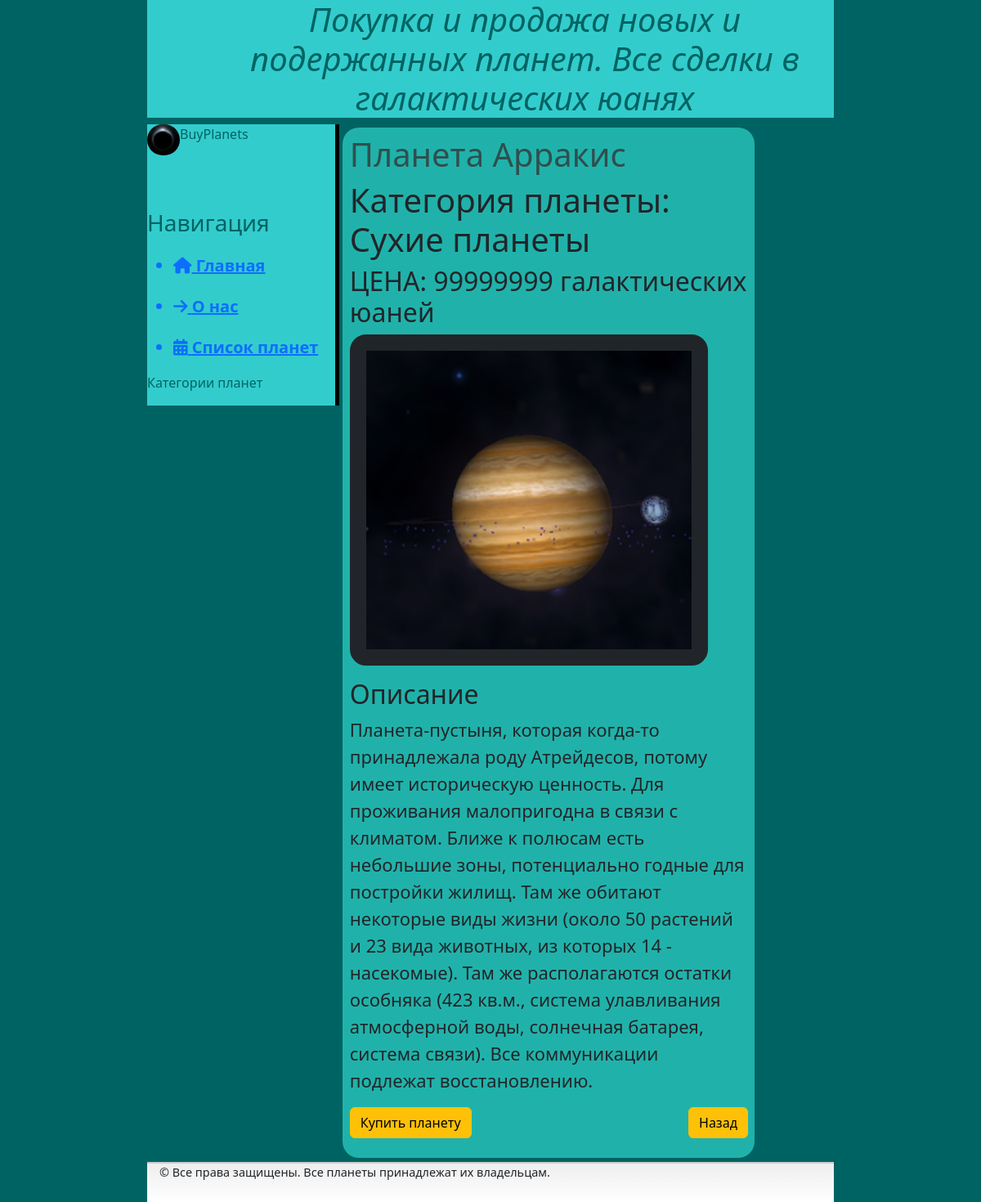
Page /planet/1/ on the committed database.
### buy_planet/models.py (models this page shows, shortened)
class Planet(models.Model):
    name = models.CharField('Название',max_length=15)
    price = models.IntegerField('Цена')
    cat = models.ForeignKey('Category', on_delete=models.PROTECT, null=True, verbose_name='Категория')
    description = models.TextField('Описание')
    photo = models.ImageField(blank=True, upload_to='photos', verbose_name='Фото')
    bought = models.TextField('Покупка', null=True)
    class Meta:
        verbose_name = 'Планета'
        verbose_name_plural = 'Планеты'

class Category(models.Model):
    cat = models.CharField(max_length=255, db_index=True)
    def __str__(self):
        return self.cat
    class Meta:
        verbose_name = 'Категория'
        verbose_name_plural = 'Категории'

### buy_planet/views.py (the view)
# urls.py: path('planet/<int:planet_id>/', views.show_planet, name='planet'),
def show_planet(request, planet_id): # переменная р не имеет значения!
    planet = get_object_or_404(Planet, pk=planet_id)
    return render(request, 'buy_planet/view_planet.html', {'title': planet.name, 'planet': planet})

### buy_planet/templates/buy_planet/view_planet.html (shortened to what this page needs)
{% extends 'buy_planet/common_template.html' %}
{% block content %}
    <div>
        <h1 style="color: #2F4F4F">Планета {{ planet.name }}</h1>
        <h1>Категория планеты: {{ planet.cat }}</h1>
        <h2>ЦЕНА: {{ planet.price }} галактических юаней</h2>
        <p><img src="{{ planet.photo.url }}" width=90% height="auto" border="20px" style="border-radius:20px;"> </p>
        <h2>Описание</h2>
        <p style="font-size: 22px">{{ planet.description }}</p>
    </div>
    <p><a href="{% url 'no' %}" class="btn btn-warning">Купить планету</a><a style="float: right;" href="{% url 'planets' %}" class="btn btn-warning">Назад</a></p>
{% endblock %}

### buy_planet/static/buy_planet/css/buy_planet.css (style rules this page uses)
body { background: #006363 ; }

### rows in the picture
Planet: name "Арракис", cat "Сухие планеты", price "99999999", photo (picture), description "Планета-пустыня, которая когда-то принадлежала роду Атрейдесов, потому имеет историческую ценность. Для проживания малопригодна в связи с климатом. Ближе к полюсам есть небольшие зоны, потенциально годные для постройки жилищ. Там же обитают некоторые виды жизни (около 50 растений и 23 вида животных, из которых 14 - насекомые). Там же располагаются остатки особняка (423 кв.м., система улавливания атмосферной воды, солнечная батарея, система связи). Все коммуникации подлежат восстановлению."
